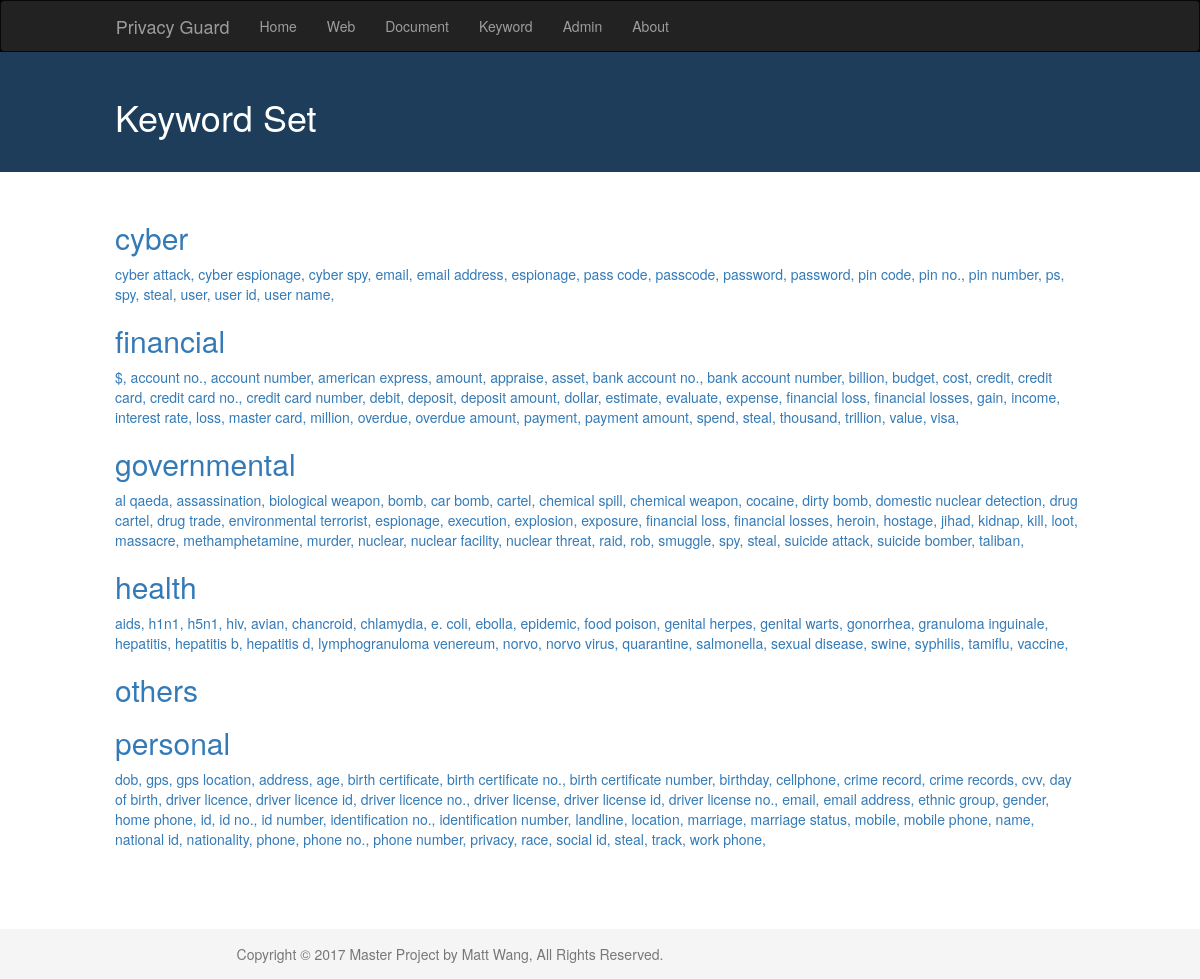
Before: /keyword/ with the older database file.
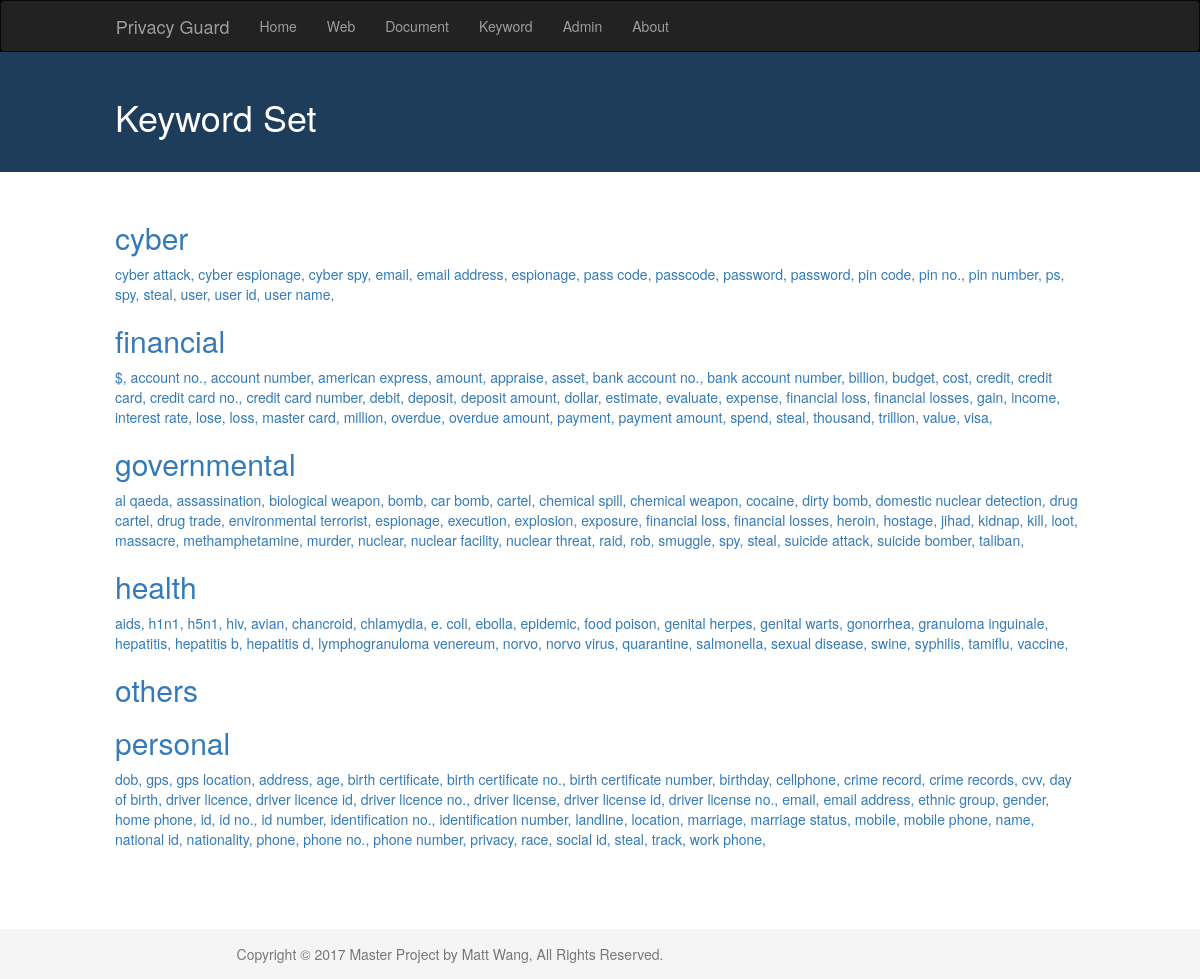
After: the same page with the newer database file.
### privacy/models.py (models this page shows, shortened)
class Category(models.Model):
	name = models.CharField(max_length=200)
	created_date = models.DateTimeField(default=timezone.now)
	def __str__(self):
		return self.name

class Keyword(models.Model):
	name = models.CharField(max_length=200)
	category = models.ForeignKey(Category, on_delete=models.CASCADE)
	created_date = models.DateTimeField(default=timezone.now)

### privacy/views.py (the view)
# urls.py: url(r'^keyword/$', views.kws, name='kws'),
def kws(request):
	kset = Keyword.objects.order_by('name')
	cats = Category.objects.order_by('name')
	sortkeys = {}
	sortkeys = sortKey(kset, cats)
	context = {'kset': kset, 'cats': cats, 'sortkeys': sortkeys}
	return render(request, 'privacy/kws.html', context)

### privacy/mycode.py (called while the page is built)
def sortKey(kws, cats):
	result = {}
	for c in cats:
		result[c] = []
		for k in kws:
			if k.category == c:
				result[c].append(k.name.lower())
	return result

### privacy/templates/privacy/kws.html
{% extends 'privacy/base.html' %}
{% block content %}
{% load staticfiles %}
<link rel="stylesheet" href="{% static 'css/kws.css' %}">
<div class="docs-header">
   <h1 class=" col-md-10 col-md-offset-1">Keyword Set</h1>
</div>
<div class="col-md-10 col-md-offset-1">
{% for key, value in sortkeys.items %}
	<div>
	<p class="text-justify">
	<h2><a href="/admin/privacy/category">{{ key }}</a></h2>
	{% for k in value %}
        <a href="{% url 'wordnet' k key %}">{{ k }}, </a>
    {% endfor %}
    </p>
    </div>
{% endfor %}
<br>
<br>
<br>
<br>
<br>
<br>
</div>
{% endblock %}

Changed rows visible on the page:
added Keyword: name "lose", shown under Category "financial"
